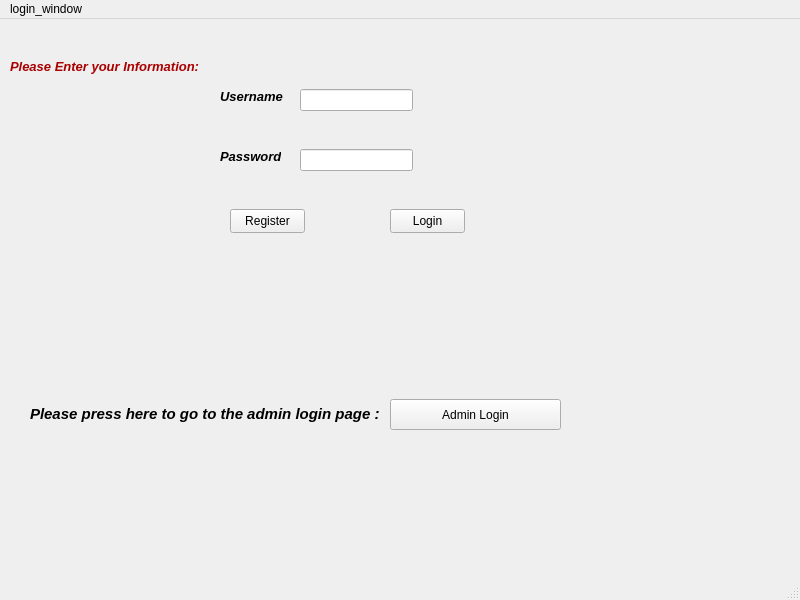
<?xml version="1.0" encoding="UTF-8"?>
<ui version="4.0">
 <class>MainWindow</class>
 <widget class="QMainWindow" name="MainWindow">
  <property name="geometry">
   <rect>
    <x>0</x>
    <y>0</y>
    <width>800</width>
    <height>600</height>
   </rect>
  </property>
  <property name="windowTitle">
   <string>MainWindow</string>
  </property>
  <widget class="QWidget" name="centralwidget">
   <widget class="QLineEdit" name="lineEdit_username">
    <property name="geometry">
     <rect>
      <x>300</x>
      <y>70</y>
      <width>113</width>
      <height>22</height>
     </rect>
    </property>
   </widget>
   <widget class="QLineEdit" name="lineEdit_password">
    <property name="geometry">
     <rect>
      <x>300</x>
      <y>130</y>
      <width>113</width>
      <height>22</height>
     </rect>
    </property>
   </widget>
   <widget class="QPushButton" name="pushButton_Login">
    <property name="geometry">
     <rect>
      <x>390</x>
      <y>190</y>
      <width>75</width>
      <height>24</height>
     </rect>
    </property>
    <property name="text">
     <string>Login</string>
    </property>
   </widget>
   <widget class="QPushButton" name="pushButton_Register">
    <property name="geometry">
     <rect>
      <x>230</x>
      <y>190</y>
      <width>75</width>
      <height>24</height>
     </rect>
    </property>
    <property name="text">
     <string>Register</string>
    </property>
   </widget>
   <widget class="QLabel" name="label_username">
    <property name="geometry">
     <rect>
      <x>220</x>
      <y>70</y>
      <width>71</width>
      <height>16</height>
     </rect>
    </property>
    <property name="text">
     <string>&lt;html&gt;&lt;head/&gt;&lt;body&gt;&lt;p&gt;&lt;span style=&quot; font-size:10pt; font-weight:700; font-style:italic;&quot;&gt;Username&lt;/span&gt;&lt;/p&gt;&lt;/body&gt;&lt;/html&gt;</string>
    </property>
   </widget>
   <widget class="QLabel" name="label_password">
    <property name="geometry">
     <rect>
      <x>220</x>
      <y>130</y>
      <width>61</width>
      <height>16</height>
     </rect>
    </property>
    <property name="text">
     <string>&lt;html&gt;&lt;head/&gt;&lt;body&gt;&lt;p&gt;&lt;span style=&quot; font-size:10pt; font-weight:700; font-style:italic;&quot;&gt;Password&lt;/span&gt;&lt;/p&gt;&lt;/body&gt;&lt;/html&gt;</string>
    </property>
   </widget>
   <widget class="QLabel" name="label_enterinformation">
    <property name="geometry">
     <rect>
      <x>10</x>
      <y>40</y>
      <width>201</width>
      <height>16</height>
     </rect>
    </property>
    <property name="text">
     <string>&lt;html&gt;&lt;head/&gt;&lt;body&gt;&lt;p&gt;&lt;span style=&quot; font-size:10pt; font-weight:700; font-style:italic; color:#aa0000;&quot;&gt;Please Enter your Information:&lt;/span&gt;&lt;/p&gt;&lt;/body&gt;&lt;/html&gt;</string>
    </property>
   </widget>
   <widget class="QPushButton" name="pushButton_adminlogin">
    <property name="geometry">
     <rect>
      <x>390</x>
      <y>380</y>
      <width>171</width>
      <height>31</height>
     </rect>
    </property>
    <property name="text">
     <string>Admin Login</string>
    </property>
   </widget>
   <widget class="QLabel" name="label_enterinformation_2">
    <property name="geometry">
     <rect>
      <x>30</x>
      <y>380</y>
      <width>351</width>
      <height>31</height>
     </rect>
    </property>
    <property name="text">
     <string>&lt;html&gt;&lt;head/&gt;&lt;body&gt;&lt;p&gt;&lt;span style=&quot; font-size:11pt; font-weight:700; font-style:italic; color:#000000;&quot;&gt;Please press here to go to the admin login page :&lt;/span&gt;&lt;/p&gt;&lt;/body&gt;&lt;/html&gt;</string>
    </property>
   </widget>
  </widget>
  <widget class="QMenuBar" name="menubar">
   <property name="geometry">
    <rect>
     <x>0</x>
     <y>0</y>
     <width>800</width>
     <height>22</height>
    </rect>
   </property>
   <widget class="QMenu" name="menulogin_window">
    <property name="title">
     <string>login_window</string>
    </property>
   </widget>
   <addaction name="menulogin_window"/>
  </widget>
  <widget class="QStatusBar" name="statusbar"/>
 </widget>
 <resources/>
 <connections/>
</ui>
